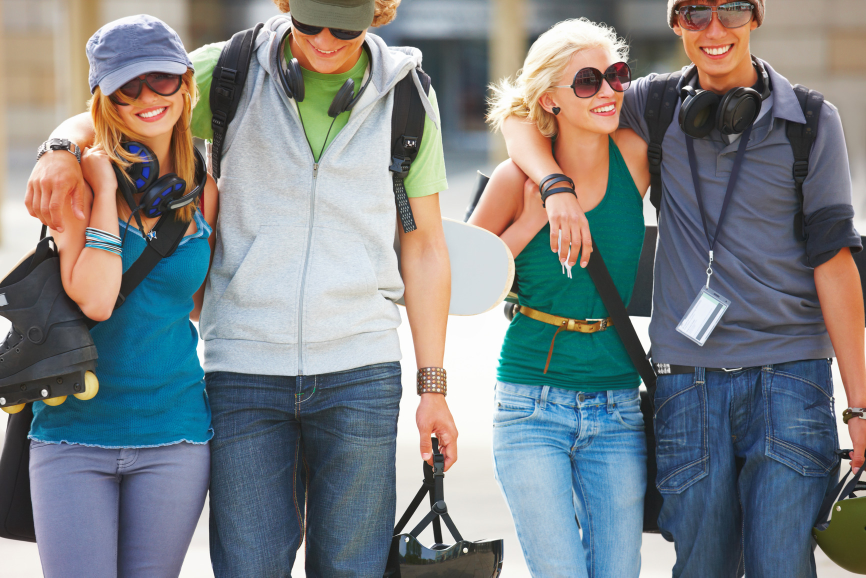
#> input picture test_image.jpg, 1732 x 1155 px (shown at 1/2 size)
$ python -i push_epaper_sierra_sorbet_fast.py   (imports and definitions only)
#> lines starting #> are read from the running program, lines starting #| are printed output that depends on the picture
#> in build_frame, im is the input picture: PIL image 1732x1155 RGB; mean R, G, B 124.6, 129.4, 132
#!/usr/bin/env python3
import sys
import socket
from PIL import Image, ImageEnhance
import numpy as np
import time

# Importer la version SORBET compilée
# [7 lines not run here, left out]

EPD_W, EPD_H = 1200, 1600
PORT = 3333

PALETTE_RGB = [
    (0,0,0),         # 0 BLACK
    (255,255,255),   # 1 WHITE
    (255,255,0),     # 2 YELLOW
    (255,0,0),       # 3 RED
    (0,0,255),       # 4 BLUE
    (0,255,0),       # 5 GREEN
]
CODE_MAP = [0x0, 0x1, 0x2, 0x3, 0x5, 0x6]

def make_palette_image():
    pal = []
    for rgb in PALETTE_RGB:
        pal.extend(rgb)
    pal.extend([0,0,0] * (256 - len(PALETTE_RGB)))
    p = Image.new("P", (1,1))
    p.putpalette(pal)
    return p

def enhance_image(im):
    enhancer = ImageEnhance.Contrast(im)
    im = enhancer.enhance(1.2)
    enhancer = ImageEnhance.Color(im)
    im = enhancer.enhance(1.3)
    enhancer = ImageEnhance.Brightness(im)
    im = enhancer.enhance(1.05)
    return im

def pack_half(indices, x0, x1):
    out = bytearray((x1-x0)//2 * EPD_H)
    off = 0
    for y in range(EPD_H):
        row = indices[y*EPD_W + x0 : y*EPD_W + x1]
        for i in range(0, 600, 2):
            a = CODE_MAP[row[i]]
            b = CODE_MAP[row[i+1]]
            out[off] = (a << 4) | (b & 0x0F)
            off += 1
    return bytes(out)

def crop_center_zoom(im, target_ratio=12/16):
    """Crop l'image en mode zoom pour ratio 12/16 (1200/1600)"""
#> called with target_ratio = 0.75
    original_width, original_height = im.size
#> original_width = 1732; original_height = 1155
    original_ratio = original_width / original_height
#> original_ratio = 1.5

    print(f"[INFO] Image originale: {original_width}x{original_height} (ratio {original_ratio:.3f})")
#| [INFO] Image originale: 1732x1155 (ratio 1.500)
    print(f"[INFO] Ratio cible: {target_ratio:.3f} (12/16)")

    if original_ratio > target_ratio:
        # Image trop large - crop horizontalement (garder la hauteur)
        new_width = int(original_height * target_ratio)
#> new_width = 866
        left = (original_width - new_width) // 2
#> left = 433
        right = left + new_width
#> right = 1299
        crop_box = (left, 0, right, original_height)
#> crop_box = (433, 0, 1299, 1155)
        print(f"[INFO] Crop horizontal: {new_width}x{original_height}")
#| [INFO] Crop horizontal: 866x1155
    else:
        # Image trop haute - crop verticalement (garder la largeur)
        new_height = int(original_width / target_ratio)
        top = (original_height - new_height) // 2
        bottom = top + new_height
        crop_box = (0, top, original_width, bottom)
        print(f"[INFO] Crop vertical: {original_width}x{new_height}")

    return im.crop(crop_box)
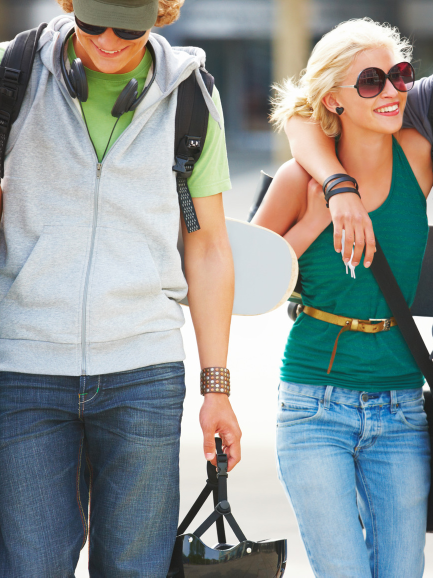
#> returned value: PIL image 866x1155 RGB (shown at 1/2 size); mean R, G, B 140.7, 148.7, 148.2

def build_frame(img_path):
    start_time = time.time()

    im = Image.open(img_path).convert("RGB")

    # NOUVEAU: Crop en mode zoom 12/16
    im = crop_center_zoom(im)

    # Puis resize à la taille finale
    im = im.resize((EPD_W, EPD_H), Image.Resampling.LANCZOS)
#> im: PIL image 1200x1600 RGB
    im = enhance_image(im)
#> in enhance_image, `im = enhancer.enhance(1.2)`:
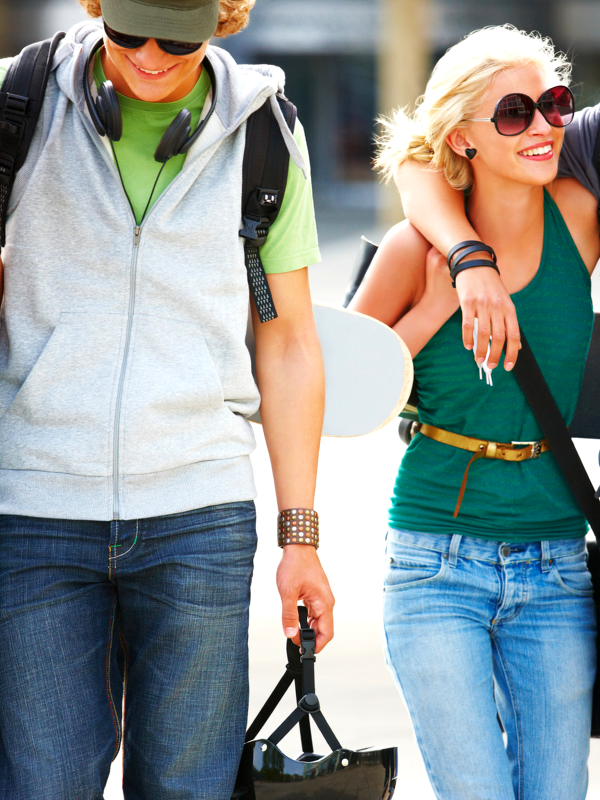
#> im: PIL image 1200x1600 RGB (shown at 1/2 size); mean R, G, B 139.9, 147.9, 147.5
#> in enhance_image, `im = enhancer.enhance(1.3)`:
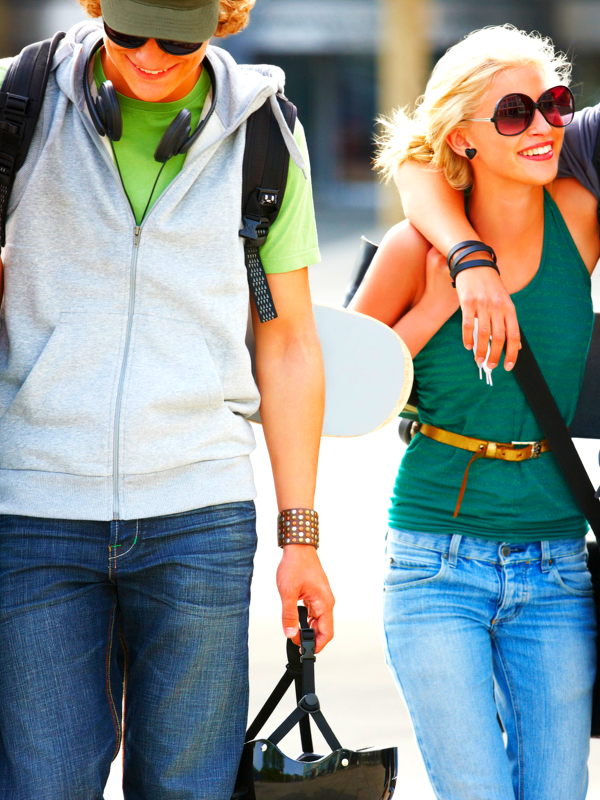
#> im: PIL image 1200x1600 RGB (shown at 1/2 size); mean R, G, B 138.8, 148.2, 147.7

    print(f"[TIME] Load & resize: {time.time() - start_time:.2f}s")
    dither_time = time.time()

#> (the run stopped early here; a loop or call above may not have finished)
